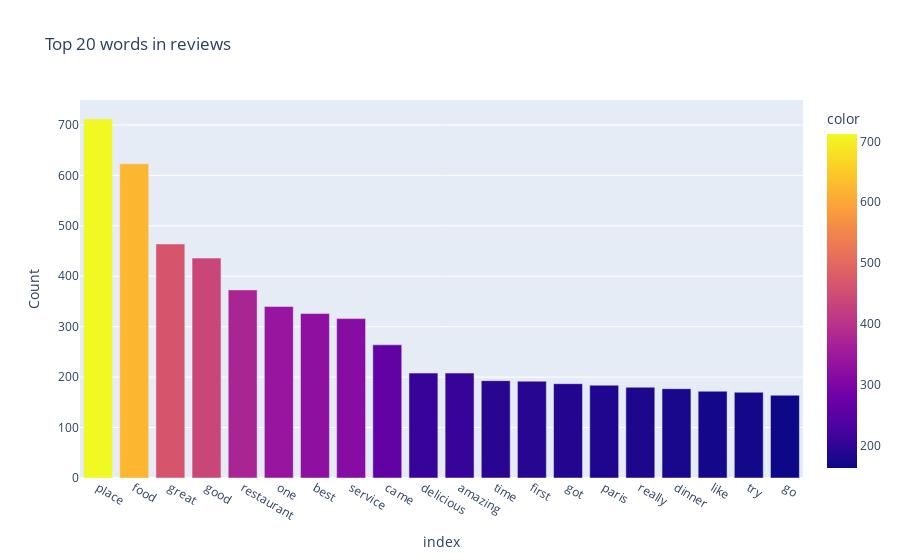
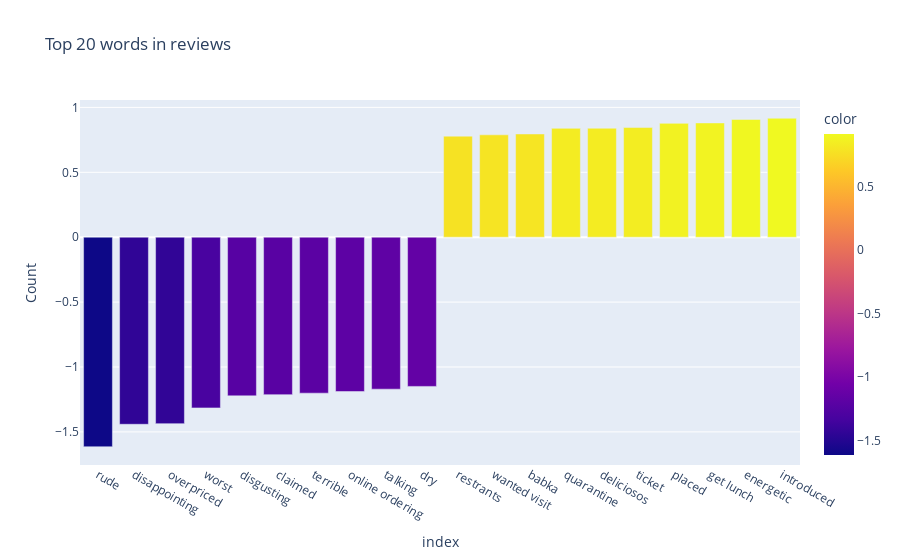

Write notebook code for charts like these, in order.
### Code cell
from sklearn.feature_extraction.text import CountVectorizer
from nltk.corpus import stopwords


nltk.download("stopwords")


count_vectorizer = CountVectorizer(
    strip_accents="unicode",
    stop_words=stopwords.words("english"),
    ngram_range=(1, 3),
    max_df=0.9,
    min_df=2,
)
X_count = count_vectorizer.fit_transform(corpus)

words_count = pd.Series(
    X_count.sum(axis=0).tolist()[0],
    index=count_vectorizer.get_feature_names(),
)

top_20_count = words_count.sort_values(ascending=False).head(20)

fig = px.bar(
    top_20_count,
    x=top_20_count.index,
    y=top_20_count.values,
    labels={"x": "Word", "y": "Count"},
    title="Top 20 words in reviews",
    color=top_20_count.values,
)
fig.show()


from sklearn.linear_model import LinearRegression


reg = LinearRegression().fit(X_count, y)
coefs = pd.Series(reg.coef_, index=count_vectorizer.get_feature_names())

top_20_coefs = coefs.nlargest(10).append(coefs.nsmallest(10)).sort_values()

fig = px.bar(
    top_20_coefs,
    x=top_20_coefs.index,
    y=top_20_coefs.values,
    labels={"x": "Word", "y": "Count"},
    title="Top 20 words in reviews",
    color=top_20_coefs.values,
)
fig.show()

### Figure 1 — Plotly figure (JSON) as saved in the notebook; plotly's stock layout.template omitted (floating-point values rounded to 4 significant figures)
{"data": [{"alignmentgroup": "True", "hovertemplate": "index=%{x}<br>Count=%{y}<br>color=%{marker.color}<extra></extra>", "legendgroup": "", "marker": {"color": [712, 623, 464, 436, 373, 340, 326, 316, 264, 208, 208, 193, 192, 187, 184, 180, 177, 172, 170, 164], "coloraxis": "coloraxis", "pattern": {"shape": ""}}, "name": "", "offsetgroup": "", "orientation": "v", "showlegend": false, "textposition": "auto", "type": "bar", "x": ["place", "food", "great", "good", "restaurant", "one", "best", "service", "came", "delicious", "amazing", "time", "first", "got", "paris", "really", "dinner", "like", "try", "go"], "xaxis": "x", "y": [712, 623, 464, 436, 373, 340, 326, 316, 264, 208, 208, 193, 192, 187, 184, 180, 177, 172, 170, 164], "yaxis": "y"}], "layout": {"barmode": "relative", "coloraxis": {"colorbar": {"title": {"text": "color"}}, "colorscale": [[0, "#0d0887"], [0.1111, "#46039f"], [0.2222, "#7201a8"], [0.3333, "#9c179e"], [0.4444, "#bd3786"], [0.5556, "#d8576b"], [0.6667, "#ed7953"], [0.7778, "#fb9f3a"], [0.8889, "#fdca26"], [1, "#f0f921"]]}, "legend": {"tracegroupgap": 0}, "title": {"text": "Top 20 words in reviews"}, "xaxis": {"anchor": "y", "domain": [0, 1], "title": {"text": "index"}}, "yaxis": {"anchor": "x", "domain": [0, 1], "title": {"text": "Count"}}}}

### Figure 2 — Plotly figure (JSON) as saved in the notebook; plotly's stock layout.template omitted (floating-point values rounded to 4 significant figures)
{"data": [{"alignmentgroup": "True", "hovertemplate": "index=%{x}<br>Count=%{y}<br>color=%{marker.color}<extra></extra>", "legendgroup": "", "marker": {"color": [-1.614, -1.441, -1.436, -1.315, -1.222, -1.213, -1.202, -1.189, -1.171, -1.15, 0.7785, 0.7888, 0.7952, 0.8386, 0.8396, 0.8447, 0.8771, 0.8803, 0.9071, 0.9164], "coloraxis": "coloraxis", "pattern": {"shape": ""}}, "name": "", "offsetgroup": "", "orientation": "v", "showlegend": false, "textposition": "auto", "type": "bar", "x": ["rude", "disappointing", "overpriced", "worst", "disgusting", "claimed", "terrible", "online ordering", "talking", "dry", "restrants", "wanted visit", "babka", "quarantine", "deliciosos", "ticket", "placed", "get lunch", "energetic", "introduced"], "xaxis": "x", "y": [-1.614, -1.441, -1.436, -1.315, -1.222, -1.213, -1.202, -1.189, -1.171, -1.15, 0.7785, 0.7888, 0.7952, 0.8386, 0.8396, 0.8447, 0.8771, 0.8803, 0.9071, 0.9164], "yaxis": "y"}], "layout": {"barmode": "relative", "coloraxis": {"colorbar": {"title": {"text": "color"}}, "colorscale": [[0, "#0d0887"], [0.1111, "#46039f"], [0.2222, "#7201a8"], [0.3333, "#9c179e"], [0.4444, "#bd3786"], [0.5556, "#d8576b"], [0.6667, "#ed7953"], [0.7778, "#fb9f3a"], [0.8889, "#fdca26"], [1, "#f0f921"]]}, "legend": {"tracegroupgap": 0}, "title": {"text": "Top 20 words in reviews"}, "xaxis": {"anchor": "y", "domain": [0, 1], "title": {"text": "index"}}, "yaxis": {"anchor": "x", "domain": [0, 1], "title": {"text": "Count"}}}}
